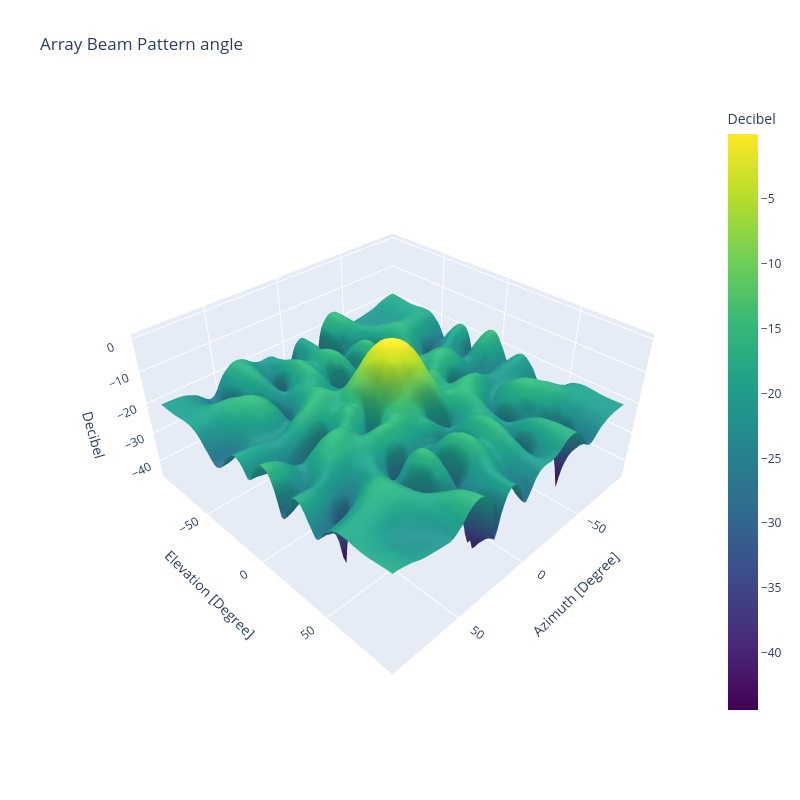
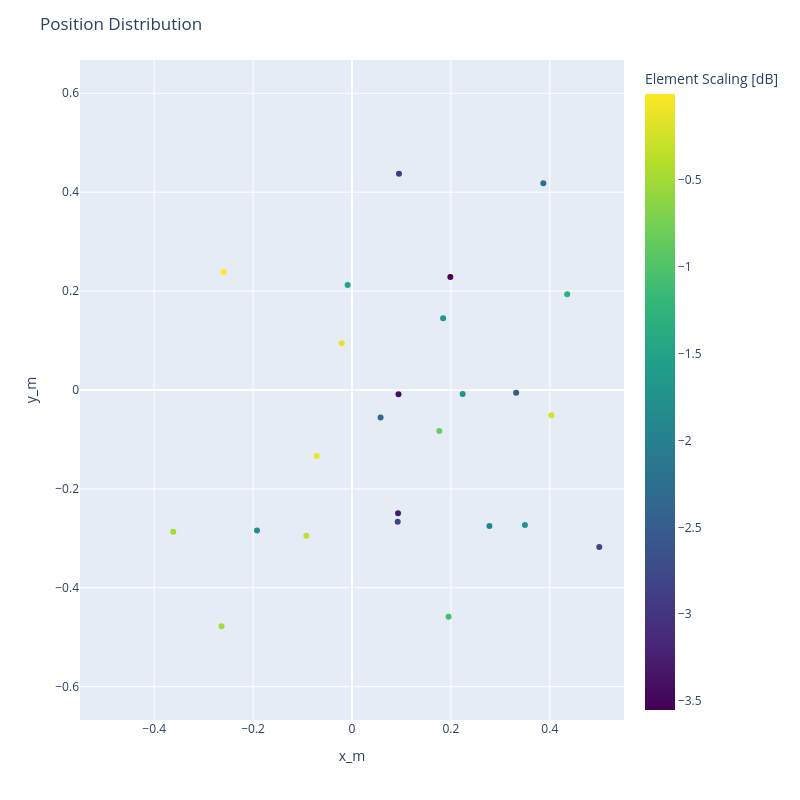

Notebook code cell kept with these figures, in order:
### Code cell
x = pop._elite_community._organisms[0]._chromosomes[0]
y = pop._elite_community._organisms[0]._chromosomes[1]
c = pop._elite_community._organisms[0]._chromosomes[2]

az_bound = 90
el_bound = 90
az_bound_tuple = (Angle(-az_bound, PhaseUnit.DEGREE), Angle(az_bound, PhaseUnit.DEGREE))
el_bound_tuple = (Angle(-el_bound, PhaseUnit.DEGREE), Angle(el_bound, PhaseUnit.DEGREE))


element_pattern = pattern.Isotropic()
freq = Frequency(1, FrequencyUnit.GIGAHERTZ)
antenna_element = Element(element_pattern, az_bound_tuple, el_bound_tuple, freq, 1)

cf = Frequency(1, FrequencyUnit.GIGAHERTZ)

array_geometry = geometry.CustomGeometry(
    x.df.to_numpy().ravel(), y.df.to_numpy().ravel()
)
df = array_geometry.df
updated_df = df.with_columns(c.df.to_series().alias(DataHeader.GEOM_AMP_GAIN_DB)).drop(
    DataHeader.GEOM_AMP_GAIN_LIN
)
array_geometry.gains = updated_df

arr = Array(antenna_element, array_geometry)

arr.plot.beam(
    DirectionDomain.ANGLE,
    PhaseUnit.DEGREE,
    AmplitudeDomain.AntennaFactor,
    AmplitudeUnit.DECIBEL,
    FigureType.SURFACE,
    Frequency(1, FrequencyUnit.GIGAHERTZ),
)

arr.plot.geometry()

### Figure 1 — Plotly figure (JSON) as saved in the notebook; plotly's stock layout.template omitted (floating-point values rounded to 4 significant figures; data arrays with more than 128 entries replaced by an {"elided": "..."} marker saying what was removed)
{"data": [{"colorbar": {"title": {"text": "Decibel"}}, "colorscale": [[0, "#440154"], [0.1111, "#482878"], [0.2222, "#3e4989"], [0.3333, "#31688e"], [0.4444, "#26828e"], [0.5556, "#1f9e89"], [0.6667, "#35b779"], [0.7778, "#6ece58"], [0.8889, "#b5de2b"], [1, "#fde725"]], "connectgaps": true, "type": "surface", "x": [-90.0, -88.18, -86.36, -84.55, -82.73, -80.91, -79.09, -77.27, -75.45, -73.64, -71.82, -70.0, -68.18, -66.36, -64.55, -62.73, -60.91, -59.09, -57.27, -55.45, -53.64, -51.82, -50.0, -48.18, -46.36, -44.55, -42.73, -40.91, -39.09, -37.27, -35.45, -33.64, -31.82, -30.0, -28.18, -26.36, -24.55, -22.73, -20.91, -19.09, -17.27, -15.45, -13.64, -11.82, -10.0, -8.182, -6.364, -4.545, -2.727, -0.9091, 0.9091, 2.727, 4.545, 6.364, 8.182, 10.0, 11.82, 13.64, 15.45, 17.27, 19.09, 20.91, 22.73, 24.55, 26.36, 28.18, 30.0, 31.82, 33.64, 35.45, 37.27, 39.09, 40.91, 42.73, 44.55, 46.36, 48.18, 50.0, 51.82, 53.64, 55.45, 57.27, 59.09, 60.91, 62.73, 64.55, 66.36, 68.18, 70.0, 71.82, 73.64, 75.45, 77.27, 79.09, 80.91, 82.73, 84.55, 86.36, 88.18, 90.0], "y": [-90.0, -88.18, -86.36, -84.55, -82.73, -80.91, -79.09, -77.27, -75.45, -73.64, -71.82, -70.0, -68.18, -66.36, -64.55, -62.73, -60.91, -59.09, -57.27, -55.45, -53.64, -51.82, -50.0, -48.18, -46.36, -44.55, -42.73, -40.91, -39.09, -37.27, -35.45, -33.64, -31.82, -30.0, -28.18, -26.36, -24.55, -22.73, -20.91, -19.09, -17.27, -15.45, -13.64, -11.82, -10.0, -8.182, -6.364, -4.545, -2.727, -0.9091, 0.9091, 2.727, 4.545, 6.364, 8.182, 10.0, 11.82, 13.64, 15.45, 17.27, 19.09, 20.91, 22.73, 24.55, 26.36, 28.18, 30.0, 31.82, 33.64, 35.45, 37.27, 39.09, 40.91, 42.73, 44.55, 46.36, 48.18, 50.0, 51.82, 53.64, 55.45, 57.27, 59.09, 60.91, 62.73, 64.55, 66.36, 68.18, 70.0, 71.82, 73.64, 75.45, 77.27, 79.09, 80.91, 82.73, 84.55, 86.36, 88.18, 90.0], "z": {"elided": "99x99 float values"}}], "layout": {"height": 800, "scene": {"aspectmode": "manual", "aspectratio": {"x": 1, "y": 1, "z": 0.5}, "xaxis": {"title": {"text": "Azimuth [Degree]"}}, "yaxis": {"title": {"text": "Elevation [Degree]"}}, "zaxis": {"title": {"text": "Decibel"}}}, "title": {"text": "Array Beam Pattern angle"}, "width": 800}}

### Figure 2 — Plotly figure (JSON) as saved in the notebook; plotly's stock layout.template omitted (floating-point values rounded to 4 significant figures)
{"data": [{"hovertemplate": "x_m=%{x}<br>y_m=%{y}<br>Element Amplifier Gain (Decibel)=%{marker.color}<extra></extra>", "legendgroup": "", "marker": {"color": [-1.506, -0.4853, -2.96, -0.1447, -0.2257, -3.552, -1.069, -0.09609, -1.929, -0.476, -1.708, -2.807, -0.003185, -1.718, -0.3342, -3.299, -1.331, -2.588, -2.386, -2.257, -3.435, -2.83, -1.757, -1.709, -0.8219], "coloraxis": "coloraxis", "symbol": "circle"}, "mode": "markers", "name": "", "orientation": "v", "showlegend": false, "type": "scatter", "x": [-0.008761, -0.2638, 0.09497, -0.02077, 0.4031, 0.1988, 0.1953, -0.07125, 0.2779, -0.3614, 0.1842, 0.5, -0.2595, 0.2237, -0.09228, 0.09306, 0.4351, 0.3319, 0.0578, 0.3869, 0.09401, 0.09242, -0.1921, 0.3497, 0.1766], "xaxis": "x", "y": [0.2125, -0.4779, 0.4371, 0.09437, -0.05106, 0.2286, -0.4584, -0.1337, -0.2751, -0.2865, 0.1453, -0.3174, 0.2385, -0.008207, -0.2945, -0.2492, 0.1937, -0.005647, -0.05549, 0.4181, -0.008702, -0.2665, -0.2841, -0.2732, -0.08286], "yaxis": "y"}], "layout": {"coloraxis": {"colorbar": {"title": {"text": "Element Scaling [dB]"}}, "colorscale": [[0, "#440154"], [0.1111, "#482878"], [0.2222, "#3e4989"], [0.3333, "#31688e"], [0.4444, "#26828e"], [0.5556, "#1f9e89"], [0.6667, "#35b779"], [0.7778, "#6ece58"], [0.8889, "#b5de2b"], [1, "#fde725"]]}, "height": 800, "legend": {"tracegroupgap": 0}, "margin": {"t": 60}, "title": {"text": "Position Distribution"}, "width": 800, "xaxis": {"anchor": "y", "domain": [0, 1], "range": [-0.55, 0.55], "title": {"text": "x_m"}}, "yaxis": {"anchor": "x", "domain": [0, 1], "range": [-0.55, 0.55], "scaleanchor": "x", "title": {"text": "y_m"}}}}
